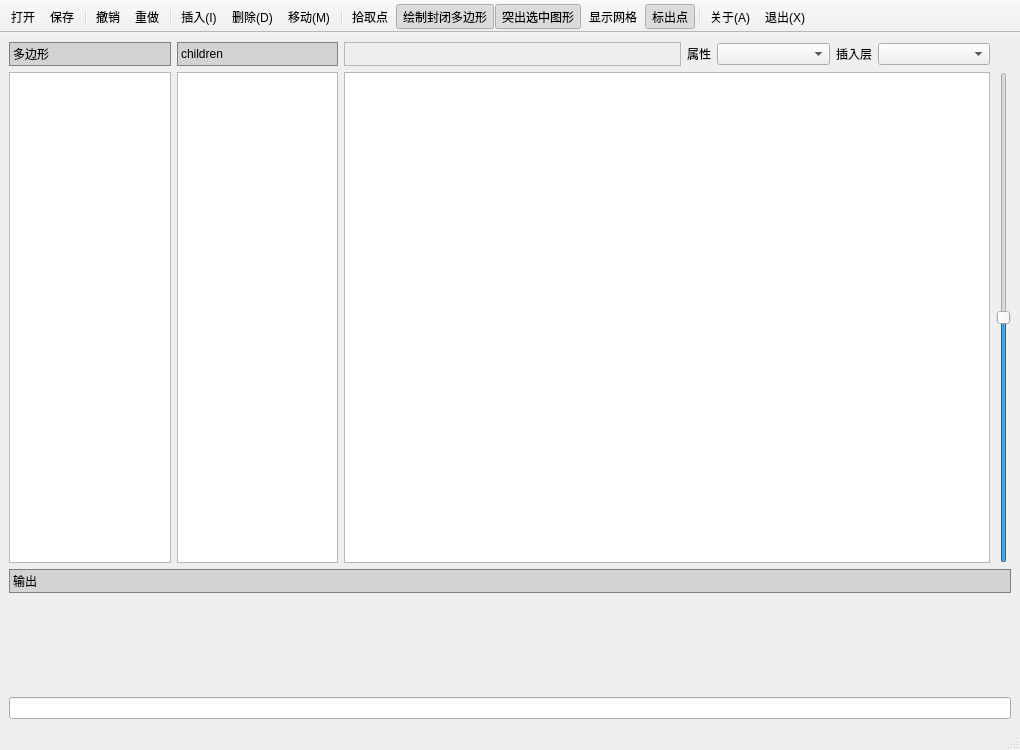
<?xml version="1.0" encoding="UTF-8"?>
<ui version="4.0">
 <class>MainWindow</class>
 <widget class="QMainWindow" name="MainWindow">
  <property name="geometry">
   <rect>
    <x>0</x>
    <y>0</y>
    <width>1020</width>
    <height>750</height>
   </rect>
  </property>
  <property name="font">
   <font>
    <family>Microsoft YaHei UI</family>
   </font>
  </property>
  <property name="focusPolicy">
   <enum>Qt::ClickFocus</enum>
  </property>
  <property name="contextMenuPolicy">
   <enum>Qt::NoContextMenu</enum>
  </property>
  <property name="windowTitle">
   <string>L5MapEditor</string>
  </property>
  <property name="windowIcon">
   <iconset resource="resource.qrc">
    <normaloff>:/ui/img/map.png</normaloff>:/ui/img/map.png</iconset>
  </property>
  <widget class="QWidget" name="central_widget">
   <layout class="QGridLayout" name="gridLayout">
    <item row="0" column="0">
     <widget class="QLabel" name="polygon_label">
      <property name="styleSheet">
       <string notr="true">background-color: lightgray;
border: 1px solid gray;
padding: 2px 0px 2px 0px;</string>
      </property>
      <property name="text">
       <string>多边形</string>
      </property>
     </widget>
    </item>
    <item row="0" column="1">
     <widget class="QLabel" name="list2_type_label">
      <property name="sizePolicy">
       <sizepolicy hsizetype="Preferred" vsizetype="Minimum">
        <horstretch>0</horstretch>
        <verstretch>0</verstretch>
       </sizepolicy>
      </property>
      <property name="font">
       <font>
        <family>Microsoft YaHei UI</family>
        <weight>50</weight>
        <bold>false</bold>
       </font>
      </property>
      <property name="styleSheet">
       <string notr="true">background-color: lightgray;
border: 1px solid gray;
padding: 2px 0px 2px 0px;</string>
      </property>
      <property name="frameShape">
       <enum>QFrame::NoFrame</enum>
      </property>
      <property name="text">
       <string>children</string>
      </property>
     </widget>
    </item>
    <item row="0" column="2">
     <layout class="QHBoxLayout" name="horizontal_layout">
      <item>
       <widget class="QFrame" name="frame">
        <property name="sizePolicy">
         <sizepolicy hsizetype="Preferred" vsizetype="Preferred">
          <horstretch>3</horstretch>
          <verstretch>0</verstretch>
         </sizepolicy>
        </property>
        <property name="frameShape">
         <enum>QFrame::StyledPanel</enum>
        </property>
        <property name="frameShadow">
         <enum>QFrame::Raised</enum>
        </property>
       </widget>
      </item>
      <item>
       <widget class="QLabel" name="insert_additional_label">
        <property name="sizePolicy">
         <sizepolicy hsizetype="Fixed" vsizetype="Preferred">
          <horstretch>0</horstretch>
          <verstretch>0</verstretch>
         </sizepolicy>
        </property>
        <property name="text">
         <string>属性</string>
        </property>
       </widget>
      </item>
      <item>
       <widget class="QComboBox" name="insert_additional_combo_box">
        <property name="sizePolicy">
         <sizepolicy hsizetype="Preferred" vsizetype="Fixed">
          <horstretch>1</horstretch>
          <verstretch>0</verstretch>
         </sizepolicy>
        </property>
       </widget>
      </item>
      <item>
       <widget class="QLabel" name="insert_layer_label">
        <property name="sizePolicy">
         <sizepolicy hsizetype="Fixed" vsizetype="Preferred">
          <horstretch>0</horstretch>
          <verstretch>0</verstretch>
         </sizepolicy>
        </property>
        <property name="text">
         <string>插入层</string>
        </property>
       </widget>
      </item>
      <item>
       <widget class="QComboBox" name="insert_layer_combo_box">
        <property name="sizePolicy">
         <sizepolicy hsizetype="Preferred" vsizetype="Fixed">
          <horstretch>1</horstretch>
          <verstretch>0</verstretch>
         </sizepolicy>
        </property>
       </widget>
      </item>
     </layout>
    </item>
    <item row="0" column="3">
     <widget class="QLabel" name="zoom_icon_label">
      <property name="maximumSize">
       <size>
        <width>22</width>
        <height>22</height>
       </size>
      </property>
      <property name="text">
       <string/>
      </property>
      <property name="pixmap">
       <pixmap resource="resource.qrc">:/ui/img/zoom.png</pixmap>
      </property>
      <property name="scaledContents">
       <bool>true</bool>
      </property>
     </widget>
    </item>
    <item row="1" column="0" rowspan="8">
     <widget class="QPolygonTableWidget" name="polygon_table_widget">
      <property name="sizePolicy">
       <sizepolicy hsizetype="Expanding" vsizetype="Expanding">
        <horstretch>1</horstretch>
        <verstretch>2</verstretch>
       </sizepolicy>
      </property>
     </widget>
    </item>
    <item row="1" column="1" rowspan="8">
     <widget class="QPolygonTableWidget" name="second_table_widget">
      <property name="sizePolicy">
       <sizepolicy hsizetype="Expanding" vsizetype="Expanding">
        <horstretch>1</horstretch>
        <verstretch>0</verstretch>
       </sizepolicy>
      </property>
     </widget>
    </item>
    <item row="1" column="2" rowspan="8">
     <widget class="QMapGraphicsView" name="graphics_view">
      <property name="sizePolicy">
       <sizepolicy hsizetype="Expanding" vsizetype="Expanding">
        <horstretch>4</horstretch>
        <verstretch>0</verstretch>
       </sizepolicy>
      </property>
      <property name="acceptDrops">
       <bool>false</bool>
      </property>
     </widget>
    </item>
    <item row="1" column="3" rowspan="8">
     <widget class="QSlider" name="scale_slider">
      <property name="minimum">
       <number>-40</number>
      </property>
      <property name="maximum">
       <number>40</number>
      </property>
      <property name="orientation">
       <enum>Qt::Vertical</enum>
      </property>
     </widget>
    </item>
    <item row="9" column="0" colspan="4">
     <widget class="QLabel" name="output_label">
      <property name="enabled">
       <bool>true</bool>
      </property>
      <property name="styleSheet">
       <string notr="true">background-color: lightgray;
border: 1px solid gray;
padding: 2px 0px 2px 0px;</string>
      </property>
      <property name="text">
       <string>输出</string>
      </property>
     </widget>
    </item>
    <item row="10" column="0" colspan="4">
     <widget class="QTextBrowser" name="output_browser">
      <property name="enabled">
       <bool>true</bool>
      </property>
      <property name="sizePolicy">
       <sizepolicy hsizetype="Expanding" vsizetype="Expanding">
        <horstretch>0</horstretch>
        <verstretch>3</verstretch>
       </sizepolicy>
      </property>
      <property name="styleSheet">
       <string notr="true">background-color: transparent;</string>
      </property>
     </widget>
    </item>
    <item row="11" column="0" colspan="4">
     <widget class="QLineEdit" name="command_edit"/>
    </item>
   </layout>
  </widget>
  <widget class="QMenuBar" name="menu_bar">
   <property name="geometry">
    <rect>
     <x>0</x>
     <y>0</y>
     <width>1020</width>
     <height>23</height>
    </rect>
   </property>
  </widget>
  <widget class="QStatusBar" name="status_bar"/>
  <widget class="QToolBar" name="tool_bar">
   <property name="windowTitle">
    <string>toolBar</string>
   </property>
   <property name="movable">
    <bool>false</bool>
   </property>
   <attribute name="toolBarArea">
    <enum>TopToolBarArea</enum>
   </attribute>
   <attribute name="toolBarBreak">
    <bool>false</bool>
   </attribute>
   <addaction name="open_action"/>
   <addaction name="save_action"/>
   <addaction name="separator"/>
   <addaction name="undo_action"/>
   <addaction name="redo_action"/>
   <addaction name="separator"/>
   <addaction name="insert_action"/>
   <addaction name="delete_action"/>
   <addaction name="move_action"/>
   <addaction name="separator"/>
   <addaction name="move_point_action"/>
   <addaction name="closed_polygon_action"/>
   <addaction name="highlight_action"/>
   <addaction name="grid_action"/>
   <addaction name="mark_points_action"/>
   <addaction name="separator"/>
   <addaction name="about_action"/>
   <addaction name="exit_action"/>
  </widget>
  <action name="open_action">
   <property name="icon">
    <iconset resource="resource.qrc">
     <normaloff>:/ui/img/folder.png</normaloff>:/ui/img/folder.png</iconset>
   </property>
   <property name="text">
    <string>打开</string>
   </property>
   <property name="toolTip">
    <string>打开(Ctrl+O)</string>
   </property>
   <property name="shortcut">
    <string>Ctrl+O</string>
   </property>
  </action>
  <action name="save_action">
   <property name="icon">
    <iconset resource="resource.qrc">
     <normaloff>:/ui/img/save.png</normaloff>:/ui/img/save.png</iconset>
   </property>
   <property name="text">
    <string>保存</string>
   </property>
   <property name="toolTip">
    <string>保存(Ctrl+S)</string>
   </property>
   <property name="shortcut">
    <string>Ctrl+S</string>
   </property>
  </action>
  <action name="insert_action">
   <property name="checkable">
    <bool>true</bool>
   </property>
   <property name="icon">
    <iconset resource="resource.qrc">
     <normaloff>:/ui/img/add.png</normaloff>:/ui/img/add.png</iconset>
   </property>
   <property name="text">
    <string>插入(&amp;I)</string>
   </property>
   <property name="toolTip">
    <string>插入</string>
   </property>
   <property name="shortcut">
    <string>Alt+I</string>
   </property>
  </action>
  <action name="delete_action">
   <property name="icon">
    <iconset resource="resource.qrc">
     <normaloff>:/ui/img/close.png</normaloff>:/ui/img/close.png</iconset>
   </property>
   <property name="text">
    <string>删除(&amp;D)</string>
   </property>
   <property name="toolTip">
    <string>删除</string>
   </property>
   <property name="shortcut">
    <string>Alt+D</string>
   </property>
  </action>
  <action name="about_action">
   <property name="icon">
    <iconset resource="resource.qrc">
     <normaloff>:/ui/img/info.png</normaloff>:/ui/img/info.png</iconset>
   </property>
   <property name="text">
    <string>关于(&amp;A)</string>
   </property>
   <property name="toolTip">
    <string>关于</string>
   </property>
   <property name="shortcut">
    <string>Alt+A</string>
   </property>
  </action>
  <action name="exit_action">
   <property name="icon">
    <iconset resource="resource.qrc">
     <normaloff>:/ui/img/exit.png</normaloff>:/ui/img/exit.png</iconset>
   </property>
   <property name="text">
    <string>退出(&amp;X)</string>
   </property>
   <property name="toolTip">
    <string>退出</string>
   </property>
   <property name="shortcut">
    <string>Alt+X</string>
   </property>
  </action>
  <action name="move_action">
   <property name="checkable">
    <bool>true</bool>
   </property>
   <property name="icon">
    <iconset resource="resource.qrc">
     <normaloff>:/ui/img/move.png</normaloff>:/ui/img/move.png</iconset>
   </property>
   <property name="text">
    <string>移动(&amp;M)</string>
   </property>
   <property name="toolTip">
    <string>移动</string>
   </property>
   <property name="shortcut">
    <string>Alt+M</string>
   </property>
  </action>
  <action name="closed_polygon_action">
   <property name="checkable">
    <bool>true</bool>
   </property>
   <property name="checked">
    <bool>true</bool>
   </property>
   <property name="icon">
    <iconset resource="resource.qrc">
     <normaloff>:/ui/img/closed_polygon.png</normaloff>:/ui/img/closed_polygon.png</iconset>
   </property>
   <property name="text">
    <string>绘制封闭多边形</string>
   </property>
   <property name="toolTip">
    <string>绘制封闭多边形</string>
   </property>
  </action>
  <action name="grid_action">
   <property name="checkable">
    <bool>true</bool>
   </property>
   <property name="icon">
    <iconset resource="resource.qrc">
     <normaloff>:/ui/img/grid.png</normaloff>:/ui/img/grid.png</iconset>
   </property>
   <property name="text">
    <string>显示网格</string>
   </property>
  </action>
  <action name="move_point_action">
   <property name="checkable">
    <bool>true</bool>
   </property>
   <property name="icon">
    <iconset resource="resource.qrc">
     <normaloff>:/ui/img/dot.png</normaloff>:/ui/img/dot.png</iconset>
   </property>
   <property name="text">
    <string>拾取点</string>
   </property>
  </action>
  <action name="mark_points_action">
   <property name="checkable">
    <bool>true</bool>
   </property>
   <property name="checked">
    <bool>true</bool>
   </property>
   <property name="icon">
    <iconset resource="resource.qrc">
     <normaloff>:/ui/img/start_point.png</normaloff>:/ui/img/start_point.png</iconset>
   </property>
   <property name="text">
    <string>标出点</string>
   </property>
   <property name="toolTip">
    <string>标出点</string>
   </property>
  </action>
  <action name="highlight_action">
   <property name="checkable">
    <bool>true</bool>
   </property>
   <property name="checked">
    <bool>true</bool>
   </property>
   <property name="icon">
    <iconset resource="resource.qrc">
     <normaloff>:/ui/img/highlight.png</normaloff>:/ui/img/highlight.png</iconset>
   </property>
   <property name="text">
    <string>突出选中图形</string>
   </property>
  </action>
  <action name="undo_action">
   <property name="icon">
    <iconset resource="resource.qrc">
     <normaloff>:/ui/img/undo.png</normaloff>:/ui/img/undo.png</iconset>
   </property>
   <property name="text">
    <string>撤销</string>
   </property>
   <property name="toolTip">
    <string>撤销</string>
   </property>
  </action>
  <action name="redo_action">
   <property name="icon">
    <iconset resource="resource.qrc">
     <normaloff>:/ui/img/redo.png</normaloff>:/ui/img/redo.png</iconset>
   </property>
   <property name="text">
    <string>重做</string>
   </property>
   <property name="toolTip">
    <string>重做</string>
   </property>
  </action>
 </widget>
 <customwidgets>
  <customwidget>
   <class>QMapGraphicsView</class>
   <extends>QGraphicsView</extends>
   <header>editor/qmapgraphicsview.h</header>
  </customwidget>
  <customwidget>
   <class>QPolygonTableWidget</class>
   <extends>QTableWidget</extends>
   <header>editor/qpolygontablewidget.h</header>
  </customwidget>
 </customwidgets>
 <resources>
  <include location="resource.qrc"/>
 </resources>
 <connections/>
</ui>
